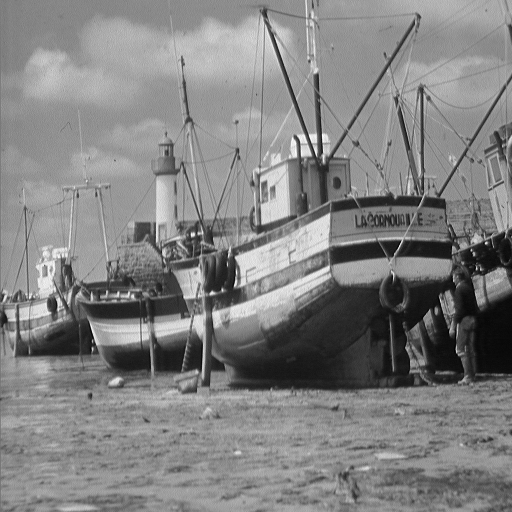
#> input picture 01. Image Enhancement/06. Homomorphic filter/boat.512.tiff, 512 x 512 px
$ python 'Homomorphic filter.py'
#> lines starting #> are read from the running program, lines starting #| are printed output that depends on the picture
import cv2 # For OpenCV modules (For Image I/O and Contour Finding)
import numpy as np # For general purpose array manipulation
import scipy.fftpack # For FFT2
from matplotlib import pyplot as plt # for output dispay

#### imclearborder definition

# [51 lines left out: functions imclearborder, bwareaopen, not called in this run]

#### Main program

# Read in image
img = cv2.imread("boat.512.tiff", 0)
#> img is the input picture: shape (512, 512); min 0, max 255, mean 129.7

# Number of rows and columns
rows = img.shape[0]
#> rows = 512
cols = img.shape[1]
#> cols = 512

# Remove some columns from the beginning and end
img = img[:, 59:cols-20]
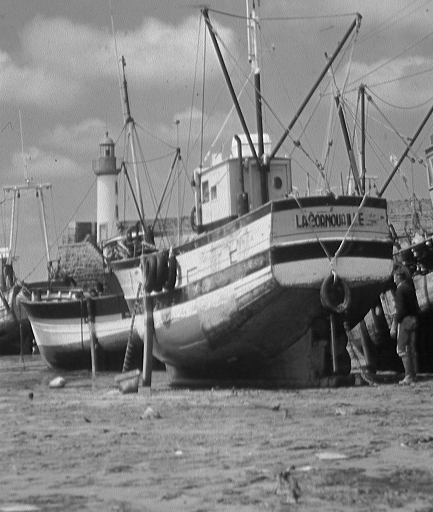
#> img: shape (512, 433); min 0, max 255, mean 128.8

# Number of rows and columns
rows = img.shape[0]
cols = img.shape[1]
#> cols = 433

# Convert image to 0 to 1, then do log(1 + I)
imgLog = np.log1p(np.array(img, dtype="float") / 255)
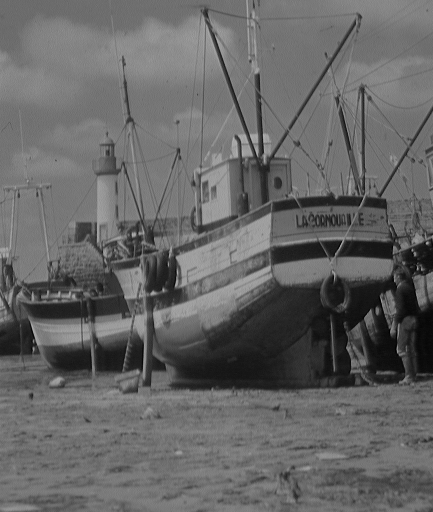
#> imgLog: shape (512, 433) float64; min 0, max 0.693, mean 0.4

# Create Gaussian mask of sigma = 10
M = 2*rows + 1
#> M = 1025
N = 2*cols + 1
#> N = 867
sigma = 10
(X,Y) = np.meshgrid(np.linspace(0,N-1,N), np.linspace(0,M-1,M))
centerX = np.ceil(N/2)
#> centerX = 434
centerY = np.ceil(M/2)
#> centerY = 513
gaussianNumerator = (X - centerX)**2 + (Y - centerY)**2

# Low pass and high pass filters
Hlow = np.exp(-gaussianNumerator / (2*sigma*sigma))
Hhigh = 1 - Hlow

# Move origin of filters so that it's at the top left corner to
# match with the input image
HlowShift = scipy.fftpack.ifftshift(Hlow.copy())
HhighShift = scipy.fftpack.ifftshift(Hhigh.copy())

# Filter the image and crop
If = scipy.fftpack.fft2(imgLog.copy(), (M,N))
#> (the run stopped early here; a loop or call above may not have finished)
